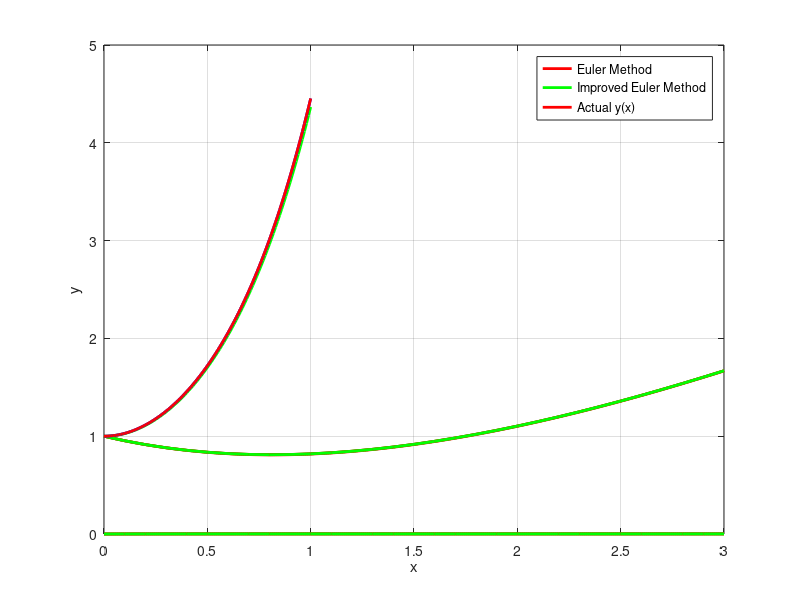

This chart was generated by the following MATLAB code:
%% Excercise-01 [Euler's Method]
clc
close
clear
format long

h =1/100;
x = (0:h:3);
efunc = @(x)(3*exp(-x/2)-2+x);
der = @(x,y)(x-y)/2 ;

y = zeros(1,length(x));
y(1)=1;

for i = 2:length(x)
    y(i) = y(i-1) + der(x(i-1),y(i-1))*h ;
end

ey = efunc(x);

% Plotting

plot(x,y,'r','linewidth',2);
hold on
grid on
plot(x,ey,'g','linewidth',2);
xlabel('x');
ylabel('y');
legend('Appoximate y(x)','Actual y(x)');


%% EXERCISE -02 [Euler's Method]
clc
clear
close
format long


h = 1/100;
t = (0:h:3);
R = 20000;
c = 10*10^-6 ;
E = 117;
Qex = @(x)c*E*(1-exp(-x/(R*c)));
derq = @(q)(E/R -q/(R*c));
Q = zeros(1,length(t));
Q(1)=0;

for i = 2:length(t)
    Q(i) = Q(i-1) + derq(Q(i-1))*h ;
end



% Plotting

plot(t,Q,'r','linewidth',2);
hold on
grid on
plot(t,Qex(t),'g','linewidth',2);
xlabel('x');
ylabel('y');
legend('Appoximate Q(t)','Actual Q(t)');



%% Excercise-03 [Improved Euler's Method]


clc
close
clear
format long

h =1/10;
x = (0:h:3);
efunc = @(x)(3*exp(-x/2)-2+x);
der = @(x,y)(x-y)/2 ;

y = zeros(1,length(x));
P = zeros(1,length(x));
y(1)=1;
P(1)= 1;
for i = 2:length(x)
    P(i) = y(i-1) + der(x(i-1),y(i-1))*h ;
    y(i) = y(i-1) + (der(x(i-1),y(i-1))+ der(x(i),P(i)))*h/2 ; 
end

ey = efunc(x);

% Plotting

plot(x,y,'r','linewidth',2);
hold on
grid on
plot(x,ey,'g','linewidth',2);
xlabel('x');
ylabel('y');
legend('Appoximate y(x)','Actual y(x)');

%% Excercise -04 

clc
clear
close
format long


h = 1/10;
t = (0:h:3);
R = 20000;
c = 10*10^-6 ;
E = 117;
Qex = @(x)c*E*(1-exp(-x/(R*c)));
derq = @(q)(E/R -q/(R*c));
Q = zeros(1,length(t));
P = zeros(1,length(t));
Q(1)=0;
P(1)=0;
for i = 2:length(t)
    P(i) = Q(i-1) + derq(Q(i-1))*h ;
    Q(i) = Q(i-1) + (derq(Q(i-1))+derq(P(i)))*h/2 ;
end



% Plotting

plot(t,Q,'r','linewidth',2);
hold on
grid on
plot(t,Qex(t),'g','linewidth',2);
xlabel('x');
ylabel('y');
legend('Appoximate Q(t)','Actual Q(t)');

%% Second order ODE

clc
clear
close
format long

h = 0.01;
x = (0:h:1);
efunc = @(x) 3/5 * exp(2*x) + 2/5 * exp(-3*x);
der1 = @(m,x,y) -m+6*y ;
der2 = @(m,x,y) m ;

m = zeros(1,length(x));
y = zeros(1,length(x));
imy = zeros(1,length(x));
O = zeros(1,length(x));
P = zeros(1,length(x));

m(1) = 0;
O(1) = 0;
y(1) = 1;
P(1) = 1;
imy(1) = 1;


for i = 2:length(x)
    m(i) = m(i-1) + der1(m(i-1),x(i-1),y(i-1))*h ;
    y(i) = y(i-1) + der2(m(i-1),x(i-1),y(i-1))*h;
end

for i = 2:length(x)
    O(i) = m(i-1) + der1(m(i-1),x(i-1),imy(i-1))*h ;
    P(i) = imy(i-1) + der2(m(i-1),x(i-1),imy(i-1))*h;
    
    m(i) = m(i-1) + h/2 * (der1(m(i-1),x(i-1),imy(i-1)) + der1(O(i),x(i),P(i)));
    imy(i) = imy(i-1) + h/2 * (der2(m(i-1),x(i-1),imy(i-1)) + der2(O(i),x(i),P(i)));
end

ey = efunc(x) ;

% Plotting

plot(x,y,'g','linewidth',2);
hold on
grid on
plot(x,imy,'b','linewidth',2);
plot(x,ey,'r','linewidth',2);
xlabel('x');
ylabel('y');
legend('Euler Method','Improved Euler Method','Actual y(x)');

